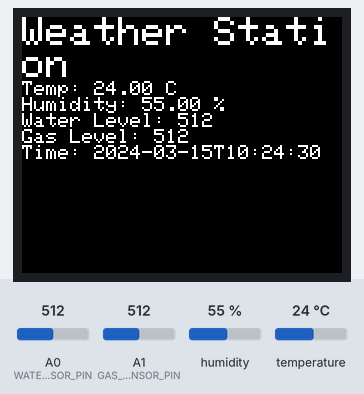
Recording of a sketch running on a simulated Arduino Nano, built with avr-gcc and run on an emulated ATmega328P. On the bench: 160×128 colour display. The inputs (shaded band) are chosen by the test bench; at power-on: humidity 55 %, A0 (WATER_SENSOR_PIN) = 512, A1 (GAS_SENSOR_PIN) = 512, temperature 24 °C. The local clock reads 2024-03-15 10:24:30 at power-on unless the sketch sets it.

Above: at 1.3 s.
1.4 s: humidity set to 22 %
At 11.4 s:
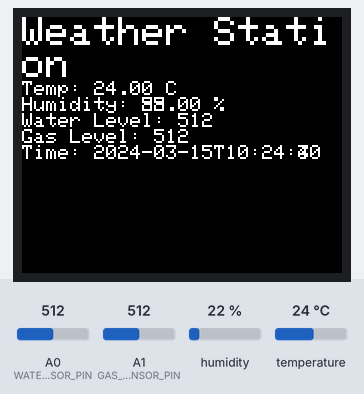
11.7 s: A0 (WATER_SENSOR_PIN) set to 716
21.7 s: A1 (GAS_SENSOR_PIN) set to 716
At 30.5 s:
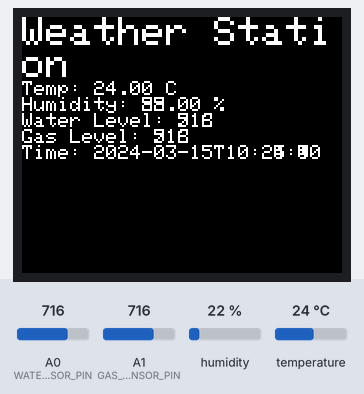
31.7 s: temperature set to 12 °C
41.7 s: A0 (WATER_SENSOR_PIN) set to 992
At 50.9 s:
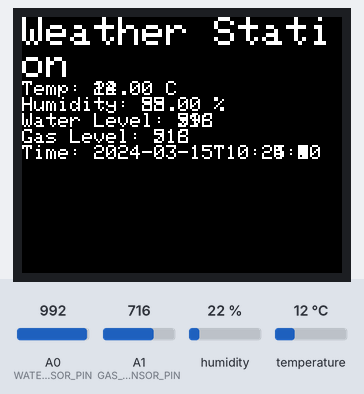
51.7 s: A1 (GAS_SENSOR_PIN) set to 992
Timing chart, 0 to 54.7 s (numbered marks = the images above; inputs shaded):
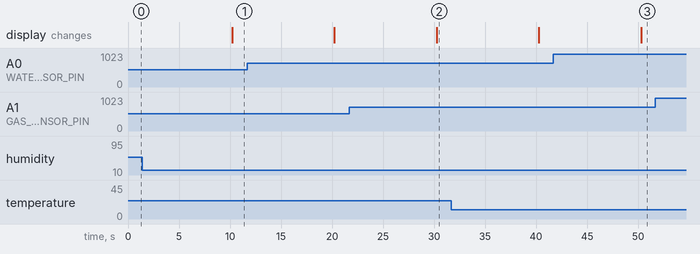

The sketch:

weatherstation.ino
```cpp
#include <SPI.h>
#include <Adafruit_GFX.h>
#include <Adafruit_ST7735.h>
#include <Wire.h>
#include <RTClib.h>
#include <DHT.h>

// Define pins for sensors and modules
#define DHTPIN 8
#define DHTTYPE DHT22
#define WATER_SENSOR_PIN A0
#define GAS_SENSOR_PIN A1

// #define TFT_CS A2
// #define TFT_RST A3
// #define TFT_DC A4
// #define TFT_MOSI A5
// #define TFT_SCK A6
// #define TFT_BACKLIGHT A7

DHT dht(DHTPIN, DHTTYPE);
RTC_DS1307 rtc;
// Adafruit_ST7735 tft = Adafruit_ST7735(TFT_CS, TFT_DC, TFT_MOSI, TFT_SCK, TFT_RST);
Adafruit_ST7735 tft = Adafruit_ST7735(A2, A4, A5, A6, A3);
void setup() {
  Serial.begin(9600);

  // Initialize pin A7 as an output and set it high
  pinMode(A7, OUTPUT);
  digitalWrite(A7, HIGH);

  // Initialize DHT22 sensor
  dht.begin();

  // Initialize RTC
  if (!rtc.begin()) {
    Serial.println("Couldn't find RTC");
    while (1);
  }

  if (!rtc.isrunning()) {
    Serial.println("RTC is NOT running!");
    rtc.adjust(DateTime(F(__DATE__), F(__TIME__)));
  }

  // Initialize TFT screen
  tft.initR(INITR_BLACKTAB);
  tft.setRotation(1);
  tft.fillScreen(ST7735_BLACK);

}

void loop() {
  // Read sensors
  float temperature = dht.readTemperature();
  float humidity = dht.readHumidity();
  int waterLevel = analogRead(WATER_SENSOR_PIN);
  int gasLevel = analogRead(GAS_SENSOR_PIN);

  DateTime now = rtc.now();
  String dateTime = now.timestamp();

  // Display data on TFT screen
  tft.setCursor(0, 0);
  tft.setTextColor(ST7735_WHITE);
  tft.setTextSize(2);
  tft.println("Weather Station");
  tft.setTextSize(1);
  tft.print("Temp: ");
  tft.print(temperature);
  tft.println(" C");

  tft.print("Humidity: ");
  tft.print(humidity);
  tft.println(" %");

  tft.print("Water Level: ");
  tft.print(waterLevel);
  tft.println();

  tft.print("Gas Level: ");
  tft.print(gasLevel);
  tft.println();

  tft.print("Time: ");
  tft.println(dateTime);

  delay(10000); // Delay between readings
}
```

Measured:
- after the input at 1.4 s, the display: changes after 8.8 s (image 1)
- after the input at 21.7 s, the display: changes after 8.6 s (image 2)
- after the input at 41.7 s, the display: changes after 8.6 s (image 3)
